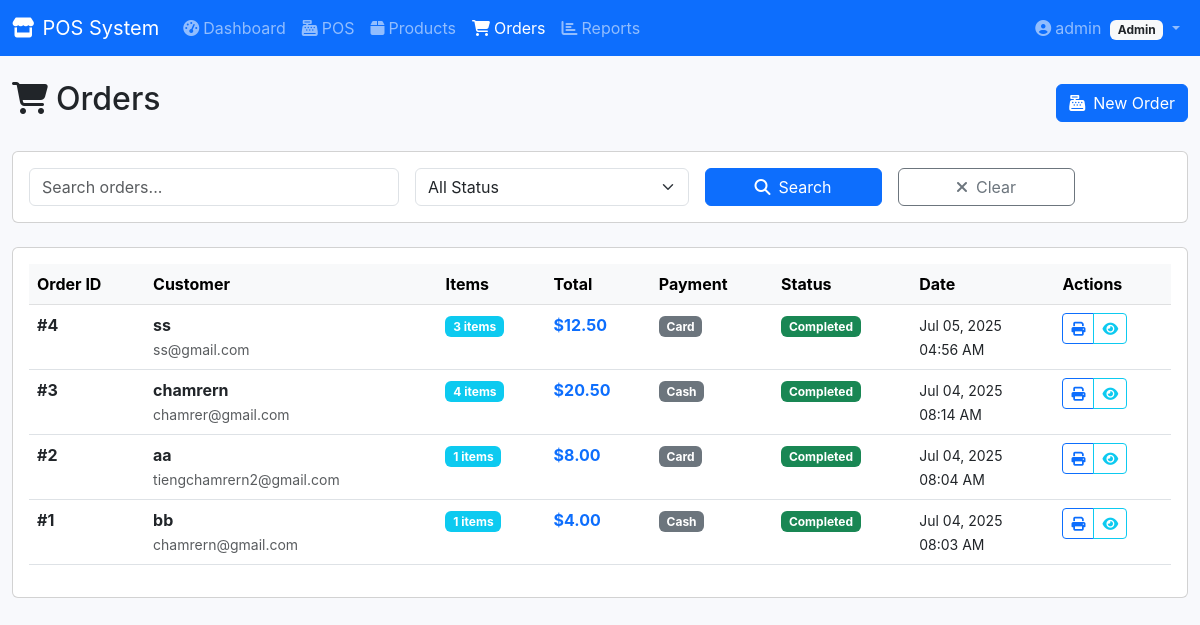
Screenshot of /user/orders.php (signed in) with the database file from the repository.
### tables this page shows
CREATE TABLE IF NOT EXISTS `orders` (
  `id` int(11) NOT NULL AUTO_INCREMENT,
  `customer_name` varchar(100) DEFAULT NULL,
  `customer_email` varchar(100) DEFAULT NULL,
  `total_amount` decimal(10,2) NOT NULL,
  `subtotal` decimal(10,2) DEFAULT '0.00',
  `tax_amount` decimal(10,2) DEFAULT '0.00',
  `discount_amount` decimal(10,2) DEFAULT '0.00',
  `journal_entry_id` int(11) DEFAULT NULL,
  `status` enum('pending','completed','cancelled') DEFAULT 'pending',
  `payment_method` varchar(50) DEFAULT NULL,
  `created_at` timestamp NULL DEFAULT CURRENT_TIMESTAMP,
  `updated_at` timestamp NULL DEFAULT CURRENT_TIMESTAMP ON UPDATE CURRENT_TIMESTAMP,
  PRIMARY KEY (`id`)
);

### includes/auth.php (called while the page is built, shortened)
<?php
function isManager()
{
      return isset($_SESSION['role']) && ($_SESSION['role'] === 'admin' || $_SESSION['role'] === 'manager');
}

### user/orders.php (the view, shortened to what this page needs)
<?php
require_once '../includes/auth.php';
$pdo = getDBConnection();
$page = isset($_GET['page']) ? (int)$_GET['page'] : 1;
$limit = 10;
$offset = ($page - 1) * $limit;
$search = isset($_GET['search']) ? trim($_GET['search']) : '';
$where_conditions = [];
$params = [];
$where_clause = !empty($where_conditions) ? 'WHERE ' . implode(' AND ', $where_conditions) : '';
$sql = "SELECT o.*, COUNT(oi.id) as item_count
        FROM orders o
        LEFT JOIN order_items oi ON o.id = oi.order_id
        $where_clause
        GROUP BY o.id
        ORDER BY o.created_at DESC
        LIMIT $limit OFFSET $offset";
$stmt = $pdo->prepare($sql);
$stmt->execute($params);
$orders = $stmt->fetchAll(PDO::FETCH_ASSOC);
?>
<!DOCTYPE html>
<html lang="en">
<head>
      <link href="https://cdn.jsdelivr.net/npm/bootstrap@5.3.0/dist/css/bootstrap.min.css" rel="stylesheet">
      <link rel="stylesheet" href="https://cdnjs.cloudflare.com/ajax/libs/font-awesome/6.4.0/css/all.min.css">
      <link rel="stylesheet" href="../admin/assets/css/admin.css">
</head>
<body>
      <nav class="navbar navbar-expand-lg navbar-dark bg-primary">
            <div class="container-fluid">
                  <a class="navbar-brand" href="index.php">
                        <i class="fas fa-store me-2"></i>POS System
                  </a>
                  <div class="collapse navbar-collapse" id="navbarNav">
                        <ul class="navbar-nav me-auto">
                              <li class="nav-item">
                                    <a class="nav-link" href="index.php">
                                          <i class="fas fa-tachometer-alt me-1"></i>Dashboard
                                    </a>
                              </li>
                              <li class="nav-item">
                                    <a class="nav-link" href="pos.php">
                                          <i class="fas fa-cash-register me-1"></i>POS
                                    </a>
                              </li>
                              <li class="nav-item">
                                    <a class="nav-link" href="products.php">
                                          <i class="fas fa-box me-1"></i>Products
                                    </a>
                              </li>
                              <li class="nav-item">
                                    <a class="nav-link active" href="orders.php">
                                          <i class="fas fa-shopping-cart me-1"></i>Orders
                                    </a>
                              </li>
                              <?php if (isManager()): ?>
                                    <li class="nav-item">
                                          <a class="nav-link" href="reports.php">
                                                <i class="fas fa-chart-bar me-1"></i>Reports
                                          </a>
                                    </li>
                              <?php endif; ?>
                        </ul>
                        <ul class="navbar-nav">
                              <li class="nav-item dropdown">
                                    <a class="nav-link dropdown-toggle" href="#" id="navbarDropdown" role="button" data-bs-toggle="dropdown">
                                          <i class="fas fa-user-circle me-1"></i><?php echo $_SESSION['username']; ?>
                                          <span class="badge bg-light text-dark ms-1"><?php echo ucfirst($_SESSION['role']); ?></span>
                                    </a>
                              </li>
                        </ul>
                  </div>
            </div>
      </nav>
      <div class="container-fluid mt-4">
            <div class="row">
                  <div class="col-12">
                        <div class="d-flex justify-content-between align-items-center mb-4">
                              <h2><i class="fas fa-shopping-cart me-2"></i>Orders</h2>
                              <a href="pos.php" class="btn btn-primary">
                                    <i class="fas fa-cash-register me-2"></i>New Order
                              </a>
                        </div>
                        <div class="card mb-4">
                              <div class="card-body">
                                    <form method="GET" class="row g-3">
                                          <div class="col-md-4">
                                                <input type="text" name="search" class="form-control" placeholder="Search orders..." value="<?php echo htmlspecialchars($search); ?>">
                                          </div>
                                          <div class="col-md-3">
                                                <select name="status" class="form-select">
                                                      <option value="">All Status</option>
                                                </select>
                                          </div>
                                          <div class="col-md-2">
                                                <button type="submit" class="btn btn-primary w-100">
                                                      <i class="fas fa-search me-2"></i>Search
                                                </button>
                                          </div>
                                          <div class="col-md-2">
                                                <a href="orders.php" class="btn btn-outline-secondary w-100">
                                                      <i class="fas fa-times me-2"></i>Clear
                                                </a>
                                          </div>
                                    </form>
                              </div>
                        </div>
                        <div class="card">
                              <div class="card-body">
                                    <?php if (empty($orders)): ?>
                                          <div class="text-center py-5">
                                                <i class="fas fa-shopping-cart fa-3x text-muted mb-3"></i>
                                                <h4 class="text-muted">No orders found</h4>
                                                <p class="text-muted">Try adjusting your search criteria</p>
                                          </div>
                                    <?php else: ?>
                                          <div class="table-responsive">
                                                <table class="table table-hover">
                                                      <thead class="table-light">
                                                            <tr>
                                                                  <th>Order ID</th>
                                                                  <th>Customer</th>
                                                                  <th>Items</th>
                                                                  <th>Total</th>
                                                                  <th>Payment</th>
                                                                  <th>Status</th>
                                                                  <th>Date</th>
                                                                  <th>Actions</th>
                                                            </tr>
                                                      </thead>
                                                      <tbody>
                                                            <?php foreach ($orders as $order): ?>
                                                                  <tr>
                                                                        <td>
                                                                              <strong>#<?php echo $order['id']; ?></strong>
                                                                        </td>
                                                                        <td>
                                                                              <div>
                                                                                    <strong><?php echo htmlspecialchars($order['customer_name'] ?: 'Walk-in Customer'); ?></strong>
                                                                                    <?php if ($order['customer_email']): ?>
                                                                                          <br><small class="text-muted"><?php echo htmlspecialchars($order['customer_email']); ?></small>
                                                                                    <?php endif; ?>
                                                                              </div>
                                                                        </td>
                                                                        <td>
                                                                              <span class="badge bg-info"><?php echo $order['item_count']; ?> items</span>
                                                                        </td>
                                                                        <td>
                                                                              <strong class="text-primary">$<?php echo number_format($order['total_amount'], 2); ?></strong>
                                                                        </td>
                                                                        <td>
                                                                              <span class="badge bg-secondary"><?php echo ucfirst($order['payment_method']); ?></span>
                                                                        </td>
                                                                        <td>
                                                                              <span class="badge bg-<?php
                                                                                                      echo $order['status'] === 'completed' ? 'success' : ($order['status'] === 'pending' ? 'warning' : 'danger');
                                                                                                      ?>">
                                                                                    <?php echo ucfirst($order['status']); ?>
                                                                              </span>
                                                                        </td>
                                                                        <td>
                                                                              <small>
                                                                                    <?php echo date('M d, Y', strtotime($order['created_at'])); ?><br>
                                                                                    <?php echo date('H:i A', strtotime($order['created_at'])); ?>
                                                                              </small>
                                                                        </td>
                                                                        <td>
                                                                              <div class="btn-group btn-group-sm">
                                                                                    <a href="receipt.php?order_id=<?php echo $order['id']; ?>" class="btn btn-outline-primary" title="View Receipt">
                                                                                          <i class="fas fa-print"></i>
                                                                                    </a>
                                                                                    <button type="button" class="btn btn-outline-info" onclick="viewOrderDetails(<?php echo $order['id']; ?>)" title="View Details">
                                                                                          <i class="fas fa-eye"></i>
                                                                                    </button>
                                                                              </div>
                                                                        </td>
                                                                  </tr>
                                                            <?php endforeach; ?>
                                                      </tbody>
                                                </table>
                                          </div>
                                    <?php endif; ?>
                              </div>
                        </div>
                  </div>
            </div>
      </div>

### admin/assets/css/admin.css (style rules this page uses)
:root { --primary-color: #4e73df; --primary-dark: #2e59d9; --secondary-color: #858796; --success-color: #1cc88a; --info-color: #36b9cc; --warning-color: #f6c23e; --danger-color: #e74a3b; --light-color: #f8f9fc; --dark-color: #5a5c69; --sidebar-width: 280px; --sidebar-collapsed-width: 70px; --topbar-height: 70px; --border-radius: 0.5rem; --box-shadow: 0 0.15rem 1.75rem 0 rgba(58, 59, 69, 0.15); --transition: all 0.3s ease; }
* { margin: 0; padding: 0; box-sizing: border-box; }
body { font-family: 'Inter', -apple-system, BlinkMacSystemFont, "Segoe UI", Roboto, "Helvetica Neue", Arial, sans-serif; background-color: #f8f9fc; overflow-x: hidden; }

### rows the page displays
orders: id "4", customer_name "ss", customer_email "ss@gmail.com", item_count "3", total_amount "12.50", payment_method "Card", status "Completed", created_at "Jul 05, 2025", created_at "04:56 AM"
orders: id "3", customer_name "chamrern", customer_email "chamrer@gmail.com", item_count "4", total_amount "20.50", payment_method "Cash", status "Completed", created_at "Jul 04, 2025", created_at "08:14 AM"
orders: id "2", customer_name "aa", customer_email "tiengchamrern2@gmail.com", item_count "1", total_amount "8.00", payment_method "Card", status "Completed", created_at "Jul 04, 2025", created_at "08:04 AM"
orders: id "1", customer_name "bb", customer_email "chamrern@gmail.com", item_count "1", total_amount "4.00", payment_method "Cash", status "Completed", created_at "Jul 04, 2025", created_at "08:03 AM"

### other values shown
$_SESSION['username'] "admin"
$_SESSION['role'] "Admin"
